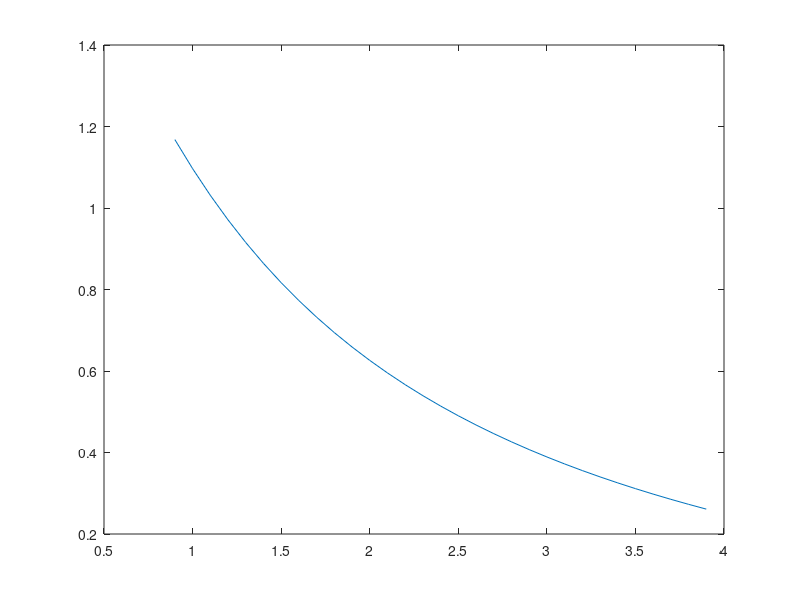

Write the MATLAB code that produced this figure.
clear;
global L = 36; % belt length
global c = 10; % center-to-center of pulleys
belt_angle = 30;
R = [0.9:0.1:3.9];

function r_0 = r_sol(Rvar, c, L)
  [r_0, fval, info] = fsolve( @(rvar) (pi.*rvar.*(Rvar+1) + 2.*sqrt(c.^2 + ( (rvar.^2).*( (Rvar-1).^2) ) ) - L), [3]);
endfunction
r = zeros(1, length(R));
for i = 1:length(R)
  r(i) = r_sol(R(i), c, L);
end

r_eng = 0.5;
P=2*(r - r_eng)*tan( (belt_angle/2) * pi/180);
plot(R, P);
